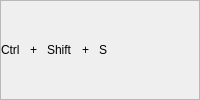
                  <widget class="QFrame" name="frame_16">
                   <property name="minimumSize">
                    <size>
                     <width>0</width>
                     <height>32</height>
                    </size>
                   </property>
                   <property name="frameShape">
                    <enum>QFrame::StyledPanel</enum>
                   </property>
                   <property name="frameShadow">
                    <enum>QFrame::Raised</enum>
                   </property>
                   <property name="type_frame_table" stdset="0">
                    <number>2</number>
                   </property>
                   <layout class="QHBoxLayout" name="horizontalLayout_24">
                    <property name="spacing">
                     <number>10</number>
                    </property>
                    <property name="leftMargin">
                     <number>0</number>
                    </property>
                    <property name="topMargin">
                     <number>0</number>
                    </property>
                    <property name="rightMargin">
                     <number>0</number>
                    </property>
                    <property name="bottomMargin">
                     <number>0</number>
                    </property>
                    <item>
                     <widget class="QLabel" name="label_28">
                      <property name="text">
                       <string>Ctrl</string>
                      </property>
                      <property name="type_label_table" stdset="0">
                       <number>4</number>
                      </property>
                     </widget>
                    </item>
                    <item>
                     <widget class="QLabel" name="label_29">
                      <property name="minimumSize">
                       <size>
                        <width>0</width>
                        <height>0</height>
                       </size>
                      </property>
                      <property name="text">
                       <string>+</string>
                      </property>
                      <property name="type_label_table" stdset="0">
                       <number>5</number>
                      </property>
                     </widget>
                    </item>
                    <item>
                     <widget class="QLabel" name="label_30">
                      <property name="text">
                       <string>Shift</string>
                      </property>
                      <property name="type_label_table" stdset="0">
                       <number>4</number>
                      </property>
                     </widget>
                    </item>
                    <item>
                     <widget class="QLabel" name="label_32">
                      <property name="minimumSize">
                       <size>
                        <width>0</width>
                        <height>0</height>
                       </size>
                      </property>
                      <property name="text">
                       <string>+</string>
                      </property>
                      <property name="type_label_table" stdset="0">
                       <number>5</number>
                      </property>
                     </widget>
                    </item>
                    <item>
                     <widget class="QLabel" name="label_33">
                      <property name="text">
                       <string>S</string>
                      </property>
                      <property name="type_label_table" stdset="0">
                       <number>4</number>
                      </property>
                     </widget>
                    </item>
                    <item>
                     <spacer name="horizontalSpacer_12">
                      <property name="orientation">
                       <enum>Qt::Horizontal</enum>
                      </property>
                      <property name="sizeHint" stdset="0">
                       <size>
                        <width>40</width>
                        <height>20</height>
                       </size>
                      </property>
                     </spacer>
                    </item>
                   </layout>
                  </widget>
